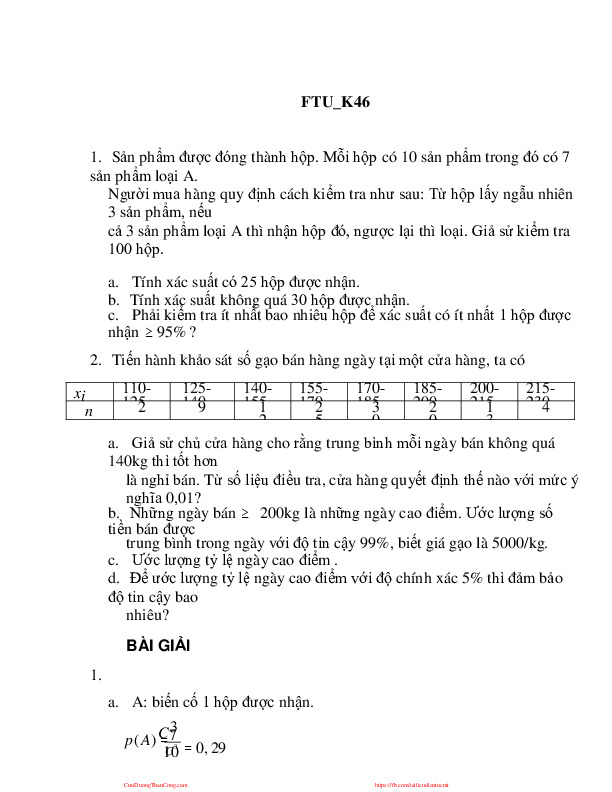
#> input picture OCR/images/xstk.jpg, 612 x 792 px
$ python test_sth.py
#> lines starting #> are read from the running program, lines starting #| are printed output that depends on the picture; after the words box and inside, x2 and y2 are one past the last pixel; in counts of white or black regions, pixels touching at a corner belong together
import cv2
import numpy as np
import pytesseract

# Load image, grayscale, Otsu's threshold
image = cv2.imread('images/xstk.jpg')
#> image is the input picture: shape (792, 612, 3); mean B, G, R 244.3, 244.3, 244.4
gray = cv2.cvtColor(image, cv2.COLOR_BGR2GRAY)
thresh = cv2.threshold(gray, 0, 255, cv2.THRESH_BINARY_INV + cv2.THRESH_OTSU)[1]
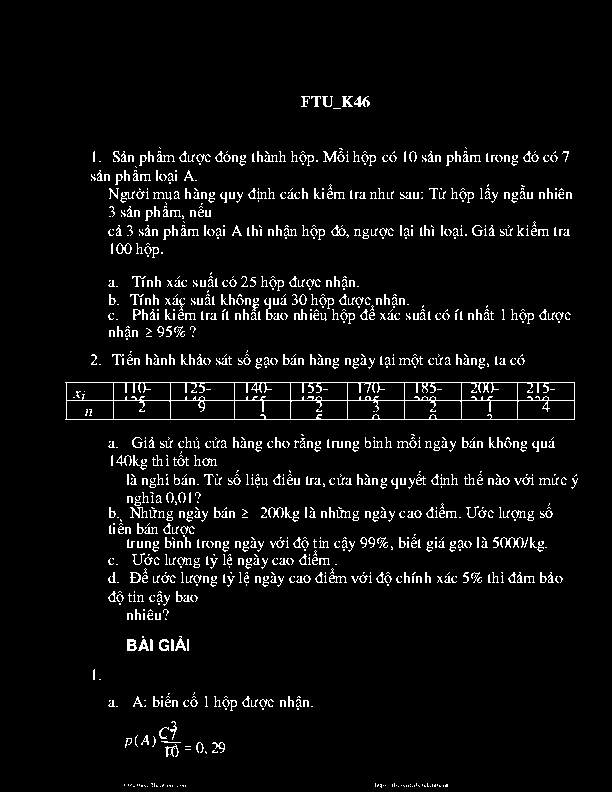
#> thresh: shape (792, 612); 4.9% white in thin lines or dots, all inside (x1, y1, x2, y2) = (65, 96, 578, 788)
clean = thresh.copy()

# Remove horizontal lines
horizontal_kernel = cv2.getStructuringElement(cv2.MORPH_RECT, (15,1))
detect_horizontal = cv2.morphologyEx(thresh, cv2.MORPH_OPEN, horizontal_kernel, iterations=2)
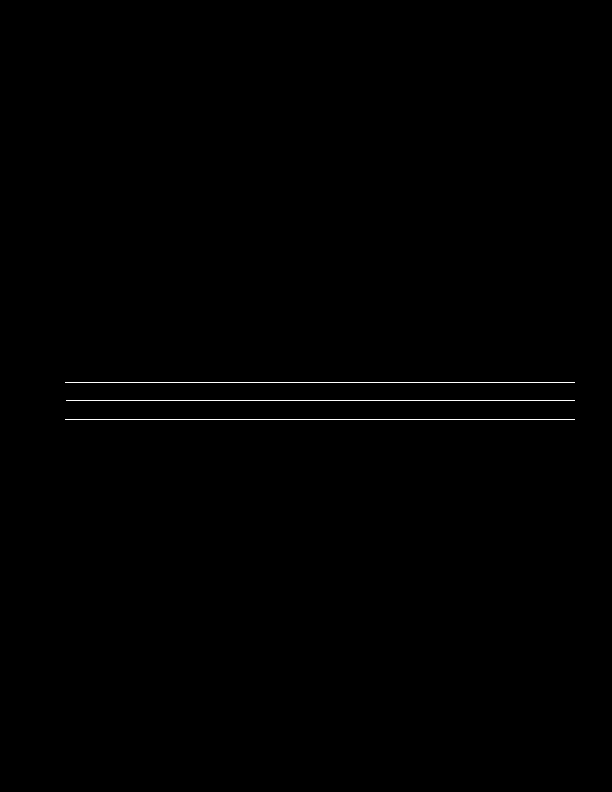
#> detect_horizontal: shape (792, 612); 0.32% white in thin lines or dots, all inside (x1, y1, x2, y2) = (65, 382, 575, 420)
cnts = cv2.findContours(detect_horizontal, cv2.RETR_EXTERNAL, cv2.CHAIN_APPROX_SIMPLE)
#> cnts = 3 contours, all with area under 20
cnts = cnts[0] if len(cnts) == 2 else cnts[1]
for c in cnts:
    cv2.drawContours(clean, [c], -1, 0, 3)
#> this loop made 3 passes
#> c on passes 1 to 3: [[65, 419], [574, 419]], [[66, 400], [574, 400]], [[65, 382], [574, 382]]
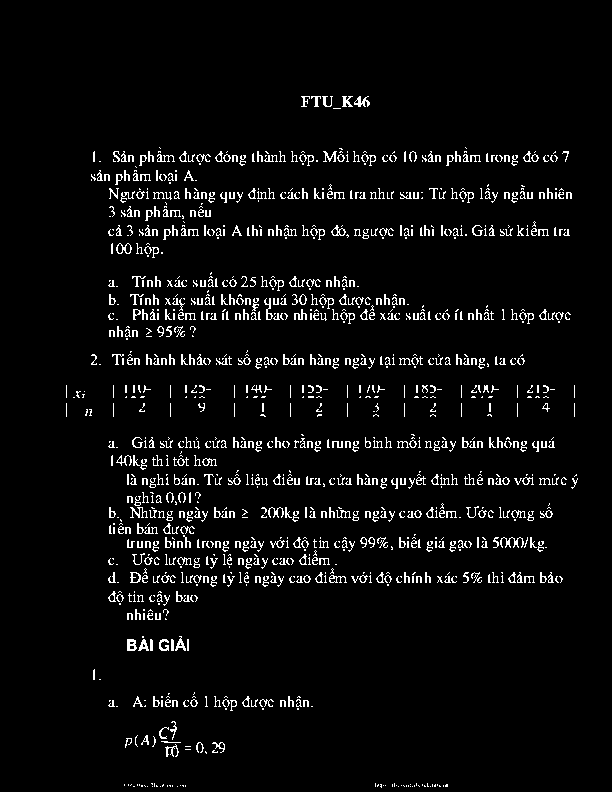
#> clean: shape (792, 612); 4.5% white in thin lines or dots, all inside (x1, y1, x2, y2) = (66, 96, 578, 788)

# Remove vertical lines
vertical_kernel = cv2.getStructuringElement(cv2.MORPH_RECT, (1,30))
#> vertical_kernel = 30 values from 1 to 1
detect_vertical = cv2.morphologyEx(thresh, cv2.MORPH_OPEN, vertical_kernel, iterations=2)
#> detect_vertical: shape (792, 612); every value is 0
cnts = cv2.findContours(detect_vertical, cv2.RETR_EXTERNAL, cv2.CHAIN_APPROX_SIMPLE)
#> cnts = 0 contours
cnts = cnts[0] if len(cnts) == 2 else cnts[1]
#> cnts = []
for c in cnts:
    cv2.drawContours(clean, [c], -1, 0, 3)
#> this loop made 0 passes

cnts = cv2.findContours(clean, cv2.RETR_EXTERNAL, cv2.CHAIN_APPROX_SIMPLE)
#> cnts = 1236 contours, 1121 with area under 20; largest, box (x1, y1, x2, y2) and area: (116, 243, 132, 254) 106, (127, 639, 137, 651) 87, (130, 572, 141, 583) 82, (331, 225, 346, 236) 82, (354, 96, 370, 107) 64
cnts = cnts[0] if len(cnts) == 2 else cnts[1]
for c in cnts:
    # Remove diagonal lines
    area = cv2.contourArea(c)
    if area < 100:
        cv2.drawContours(clean, [c], -1, 0, 3)
    # Remove circle objects
    elif area > 1000:
        cv2.drawContours(clean, [c], -1, 0, -1)
    # Remove curve stuff
    peri = cv2.arcLength(c, True)
    approx = cv2.approxPolyDP(c, 0.02 * peri, True)
    x,y,w,h = cv2.boundingRect(c)
    if len(approx) == 4:
        cv2.rectangle(clean, (x, y), (x + w, y + h), 0, -1)
#> this loop made 1236 passes
#> area on passes 62, 74, 86: 22, 31, 35
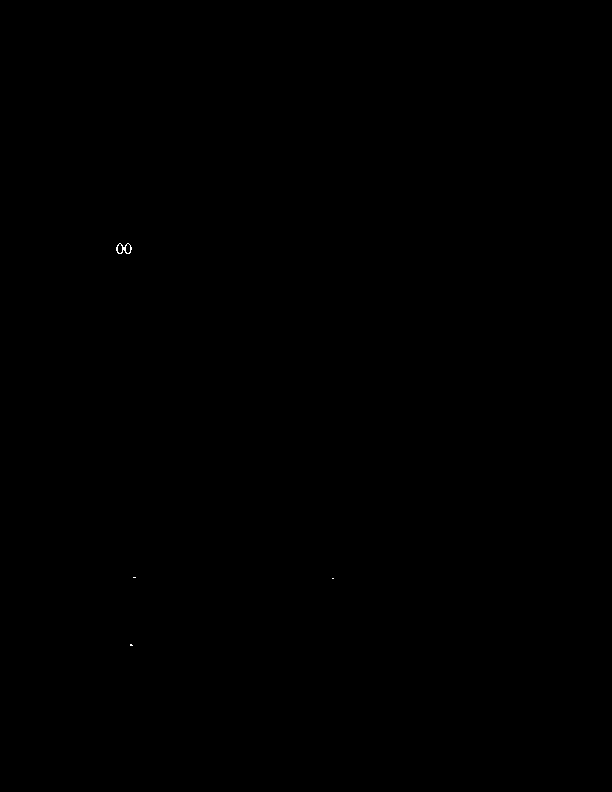
#> clean: shape (792, 612); 0.02% white in thin lines or dots, all inside (x1, y1, x2, y2) = (116, 243, 334, 646)

open_kernel = cv2.getStructuringElement(cv2.MORPH_RECT, (2,2))
#> open_kernel = [[1, 1], [1, 1]]
opening = cv2.morphologyEx(clean, cv2.MORPH_OPEN, open_kernel, iterations=2)
#> opening: shape (792, 612); 0% white; 1 white region (1 under 20 px)
close_kernel = cv2.getStructuringElement(cv2.MORPH_RECT, (3,2))
#> close_kernel = [[1, 1, 1], [1, 1, 1]]
close = cv2.morphologyEx(opening, cv2.MORPH_CLOSE, close_kernel, iterations=4)
#> close: shape (792, 612); 0% white; 1 white region (1 under 20 px)
cnts = cv2.findContours(close, cv2.RETR_EXTERNAL, cv2.CHAIN_APPROX_SIMPLE)
#> cnts = 1 contour, all with area under 20
cnts = cnts[0] if len(cnts) == 2 else cnts[1]
#> cnts = [[[124, 253], [124, 255], [127, 255], [127, 253]]]
for c in cnts:
    x,y,w,h = cv2.boundingRect(c)
    area = cv2.contourArea(c)
    if area > 500:
        ROI = image[y:y+h, x:x+w]
        ROI = cv2.GaussianBlur(ROI, (3,3), 0)
        data = pytesseract.image_to_string(ROI, lang='eng',config='--psm 6')
        if data.isalnum():
            cv2.rectangle(image, (x, y), (x + w, y + h), (36,255,12), 2)
            print(data)
#> this loop made 1 pass
#> (c, x, y, w, h, area) on pass 1: ([[124, 253], [124, 255], [127, 255], [127, 253]], 124, 253, 4, 3, 6)

cv2.imwrite('image.png', image)
cv2.imwrite('clean.png', clean)
cv2.imwrite('close.png', close)
cv2.imwrite('opening.png', opening)
cv2.waitKey()

$ run again, with OCR/images/1.jpg copied over OCR/images/xstk.jpg
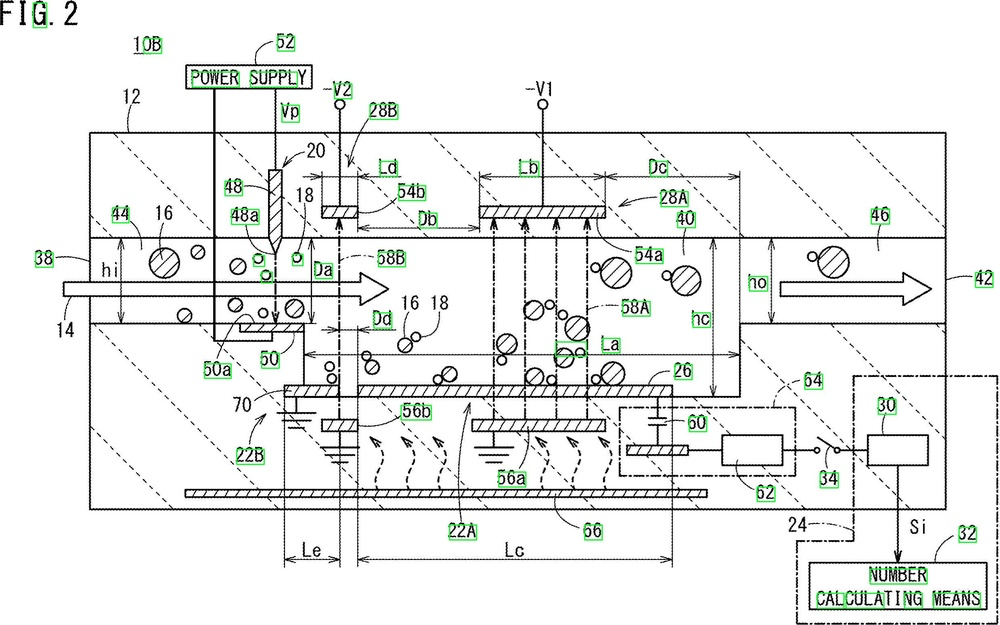
#> input picture OCR/images/1.jpg, 1000 x 625 px, shrunk from 2477 x 1547 before the run
#> image is the input picture: shape (625, 1000, 3); mean B, G, R 235.9, 237.4, 235.8
#> thresh: shape (625, 1000); 7.8% white in thin lines or dots
#> detect_horizontal: shape (625, 1000); 2.3% white in thin lines or dots, all inside (x1, y1, x2, y2) = (63, 64, 988, 610)
#> `cnts = cv2.findContours(detect_horizontal, cv2.RETR_EXTERNAL, cv2.CHAI..`: cnts = 53 contours, 20 with area under 20; largest, box (x1, y1, x2, y2) and area: (89, 132, 947, 134) 856, (280, 237, 947, 239) 666, (184, 496, 708, 498) 522, (283, 396, 741, 398) 456, (63, 295, 361, 297) 297
#> the loop `for c in cnts:` made 53 passes
#> c on passes 1, 2, 3, 4, 6, 8, 9, 10: [[809, 608], [808, 609], [987, 609], [987, 608]], [[808, 562], [987, 562]], [[357, 559], [672, 559]], [[284, 559], [339, 559]], [[184, 496], [185, 497], [707, 497], [707, 496]], [[866, 465], [928, 465]], [[721, 465], [782, 465]], [[626, 454], [626, 455], [688, 455], [688, 454]]
#> after the loop `for c in cnts:`:
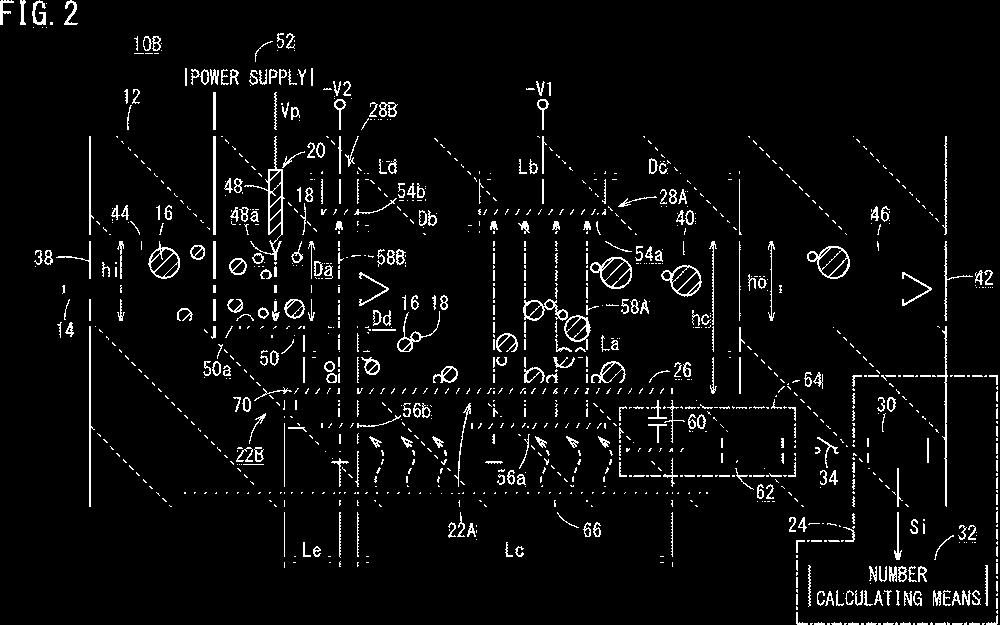
#> clean: shape (625, 1000); 4.5% white in thin lines or dots
#> vertical_kernel = 30 values from 1 to 1
#> detect_vertical: shape (625, 1000); 0.72% white in thin lines or dots, all inside (x1, y1, x2, y2) = (89, 89, 946, 570)
#> `cnts = cv2.findContours(detect_vertical, cv2.RETR_EXTERNAL, cv2.CHAIN_..`: cnts = 22 contours, 12 with area under 20; largest, box (x1, y1, x2, y2) and area: (213, 89, 216, 344) 508, (89, 297, 91, 512) 214, (89, 134, 91, 285) 150, (897, 466, 899, 566) 98, (542, 110, 544, 211) 98
#> the loop `for c in cnts:` made 22 passes
#> c on passes 1 to 8: [[897, 466], [897, 564], [898, 565], [898, 466]], [[339, 432], [339, 568]], [[672, 386], [672, 568]], [[284, 386], [284, 569]], [[713, 328], [713, 399]], [[357, 328], [357, 568]], [[303, 324], [303, 388], [304, 388], [304, 325]], [[89, 297], [89, 511], [90, 511], [90, 297]]
#> `cnts = cv2.findContours(clean, cv2.RETR_EXTERNAL, cv2.CHAIN_APPROX_SIM..`: cnts = 1191 contours, 999 with area under 20; largest, box (x1, y1, x2, y2) and area: (807, 246, 850, 279) 898, (590, 257, 632, 289) 864, (661, 265, 702, 297) 806, (148, 241, 180, 279) 744, (564, 315, 591, 350) 526
#> the loop `for c in cnts:` made 1191 passes
#> (area, peri, x, y, w, h) on passes 22, 23, 31: (21.5, 40.73, 986, 615, 12, 10), (24, 46.49, 796, 612, 12, 13), (41.5, 46.38, 952, 591, 9, 15)
#> after the loop `for c in cnts:`:
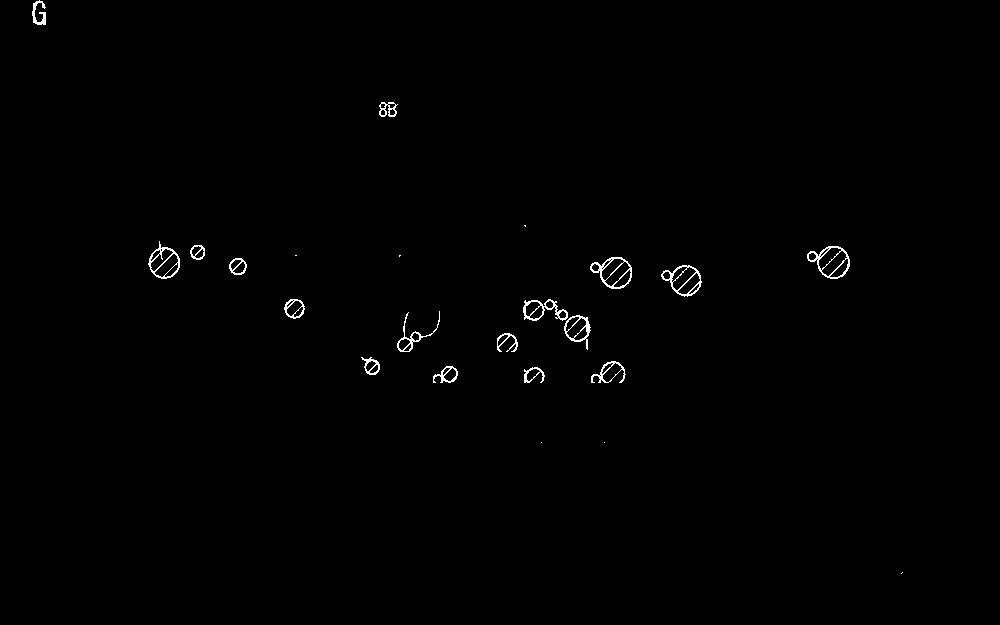
#> clean: shape (625, 1000); 0.56% white in thin lines or dots, all inside (x1, y1, x2, y2) = (32, 0, 903, 574)
#> open_kernel = [[1, 1], [1, 1]]
#> opening: shape (625, 1000); 0.07% white; 23 white regions (18 under 20 px), largest, box (x1, y1, x2, y2) and area: (35, 14, 48, 27) 81, (587, 320, 592, 335) 53, (35, 5, 39, 12) 24, (526, 376, 529, 384) 24, (443, 377, 447, 383) 21
#> close_kernel = [[1, 1, 1], [1, 1, 1]]
#> close: shape (625, 1000); 0.09% white; 18 white regions (12 under 20 px)
#> `cnts = cv2.findContours(close, cv2.RETR_EXTERNAL, cv2.CHAIN_APPROX_SIM..`: cnts = 18 contours, 16 with area under 20; largest, box (x1, y1, x2, y2) and area: (34, 9, 48, 31) 234, (587, 324, 592, 339) 36
#> the loop `for c in cnts:` made 18 passes
#> (x, y, w, h, area) on passes 7, 18: (587, 324, 5, 15, 36), (34, 9, 14, 22, 233.5)
